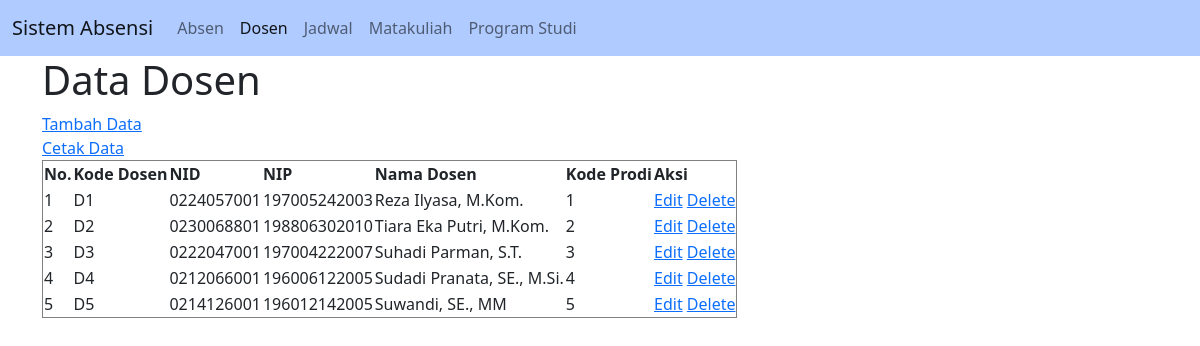
Screenshot of /dosen.php with the database file from the repository.
### tables this page shows
CREATE TABLE `tbldosen` (
  `kodedosen` varchar(5) NOT NULL,
  `nids` varchar(12) NOT NULL,
  `nipy` varchar(12) NOT NULL,
  `namadosen` varchar(80) NOT NULL,
  `kodeprodi` varchar(1) NOT NULL
);

### connection.php (called while the page is built)
<?php
class Connection
{
	 public function get_connection()
	 {
		 $host = "localhost";
		 $database = "absensi_mahasiswa";
		 $username = "root";
		 $password = "";
		 $connect = new mysqli($host, $username, $password, $database);
		 return $connect;
	 }
}

### model.php (called while the page is built, shortened)
<?php
include 'connection.php';
class Model extends Connection
{
public function __construct()
 {
 $this->conn = $this->get_connection();
 }
public function tampil_data_dosen()
{
    $sql = "SELECT * FROM tbldosen";
    $bind = $this->conn->query($sql);
    while ($obj = $bind->fetch_object()) {
        $baris[] = $obj;
    }
    if(!empty($baris)){
        return $baris;
    }
}
}

### dosen.php (the view, shortened to what this page needs)
<?php
include 'model.php';
$model = new Model();
$index = 1;
?>
<!doctype html>
<html lang="en">
<head>
    <link href="https://cdn.jsdelivr.net/npm/bootstrap@5.0.0-beta3/dist/css/bootstrap.min.css" rel="stylesheet">
</head>
<body>
<nav class="navbar navbar-expand-lg navbar-light" style="background-color: #AFCBFF;">
  <div class="container-fluid">
    <a class="navbar-brand" href="index.php">Sistem Absensi</a>
    <div class="collapse navbar-collapse" id="navbarNav">
      <ul class="navbar-nav">
        <li class="nav-item">
          <a class="nav-link" aria-current="page" href="index.php">Absen</a>
        </li>
        <li class="nav-item">
          <a class="nav-link active" href="dosen.php">Dosen</a>
        </li>
        <li class="nav-item">
          <a class="nav-link" href="jadwal.php">Jadwal</a>
        </li>
        <li class="nav-item">
          <a class="nav-link" href="mkuliah.php">Matakuliah</a>
        </li>
        <li class="nav-item">
          <a class="nav-link" href="prodi.php">Program Studi</a>
        </li>
      </ul>
    </div>
  </div>
</nav>
<div class="container">
        <h1>Data Dosen</h1>
        <a href="create_dosen.php">Tambah Data</a>
        <br>
        <a href="print_dosen.php" target="_blank">Cetak Data</a>
        <br>
        <table border="1">
            <thead>
                <tr>
                    <th>No.</th>
                    <th>Kode Dosen</th>
                    <th>NID </th>
                    <th>NIP</th>
                    <th>Nama Dosen</th>
                    <th>Kode Prodi</th>
                    <th>Aksi</th>
                </tr>
            </thead>
            <tbody>
                <?php
                $result = $model->tampil_data_dosen();
                if (!empty($result)) {
                    foreach ($result as $data) : ?>
                        <tr>
                            <td><?= $index++ ?></td>
                            <td><?= $data->kodedosen ?></td>
                            <td><?= $data->nids ?></td>
                            <td><?= $data->nipy ?></td>
                            <td><?= $data->namadosen ?></td>
                            <td><?= $data->kodeprodi ?></td>
                            <td>
                                <a name="edit" id="edit" href="edit_dosen.php?id=<?= $data->kodedosen ?>">Edit</a>
                                <a name="hapus" id="hapus" href="proses.php?dosen_id=<?= $data->kodedosen ?>">Delete</a>
                            </td>
                        </tr>
                    <?php endforeach;
                } else { ?>
                <tr>
                    <td colspan="9">Belum ada data pada tabel dosen.</td>
                </tr>
                <?php } ?>
            </tbody>
        </table>
    </div>
</body>
</html>

### rows the page displays
tbldosen: kodedosen "D1", nids "0224057001", nipy "197005242003", namadosen "Reza Ilyasa, M.Kom.", kodeprodi "1"
tbldosen: kodedosen "D2", nids "0230068801", nipy "198806302010", namadosen "Tiara Eka Putri, M.Kom.", kodeprodi "2"
tbldosen: kodedosen "D3", nids "0222047001", nipy "197004222007", namadosen "Suhadi Parman, S.T.", kodeprodi "3"
tbldosen: kodedosen "D4", nids "0212066001", nipy "196006122005", namadosen "Sudadi Pranata, SE., M.Si.", kodeprodi "4"
tbldosen: kodedosen "D5", nids "0214126001", nipy "196012142005", namadosen "Suwandi, SE., MM", kodeprodi "5"
